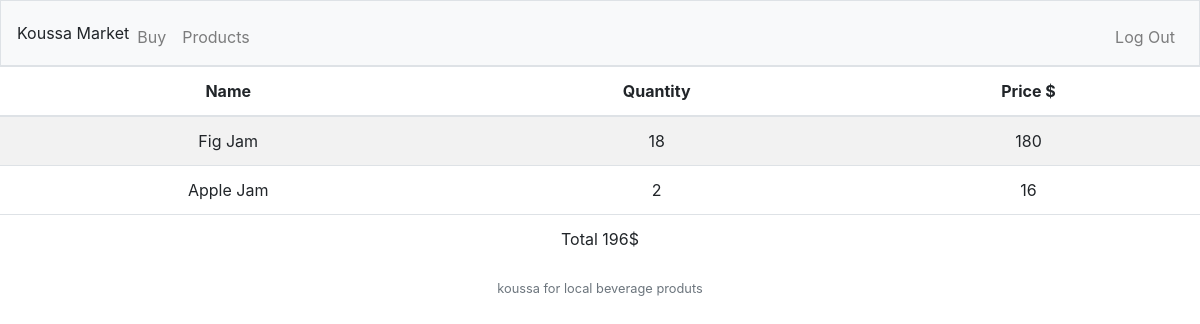
Screenshot of /bill (signed in) with the database file from the repository.
### tables this page shows
CREATE TABLE stock (user_id INTEGER, item TEXT, quantity INTEGER, price INTEGER);

### application.py (the view)
@app.route("/bill")
def bill():
    total = 0
    stock = db.execute("SELECT * FROM stock WHERE user_id = ?", session["user_id"])
    for stockmin in stock:
        total += stockmin["price"]
    return render_template("bill.html", stock=stock,total=total)

### application.py (called while the page is built)
@app.after_request
def after_request(response):
    response.headers["Cache-Control"] = "no-cache, no-store, must-revalidate"
    response.headers["Expires"] = 0
    response.headers["Pragma"] = "no-cache"
    return response

@app.after_request
def after_request(response):
    response.headers["Cache-Control"] = "no-cache, no-store, must-revalidate"
    response.headers["Expires"] = 0
    response.headers["Pragma"] = "no-cache"
    return response

### templates/bill.html (shortened to what this page needs)
{% extends "main.html" %}
{% block main %}
<table class="table table-striped">
  <thead>
    <th>Name</th>
    <th>Quantity</th>
    <th>Price $</th>
  </thead>
  <tbody>
    {% for stockmin in stock %}
    <tr>
      <td>{{stockmin.item}}</td>
      <td>{{stockmin.quantity}}</td>
      <td>{{stockmin.price}}</td>
    </tr>
    {% endfor %}
  <tfoot>
    <td colspan="3">Total {{total}}$</td>
  </tfoot>
  </tbody>
</table>
{% endblock %}

### rows the page displays
stock: item "Fig Jam", quantity "18", price "180"
stock: item "Apple Jam", quantity "2", price "16"

### other values shown
{{ total }} "196"
